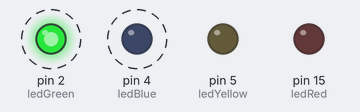
The program below on a simulated MicroPython board. On the bench: output pins drawn as LEDs (lit = HIGH). Dashed ring = blinking.

Above: at 0.07 s.
Timing chart, 0 to 3.0 s (numbered marks = the images above):
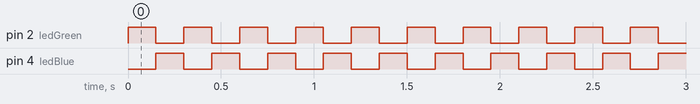

Measured:
- by itself, pin 2 (ledGreen), pin 4 (ledBlue): alternates HIGH for 0.15 s and LOW for 0.15 s

The program:

00_rtt_rr.py
```python
from machine import Pin
import time

ledRed = Pin(15, Pin.OUT)
ledGreen = Pin(2, Pin.OUT)
ledBlue = Pin(4, Pin.OUT)
ledYellow = Pin(5, Pin.OUT)

def toggle(pin):
    if pin.value():
        pin.off()
    else:
        pin.on()

def task1():
    toggle(ledBlue)

def task2():
    toggle(ledGreen)

ledRed.off()
ledGreen.off()
ledBlue.on()
ledYellow.off()

while True:
    # Run the first task
    task1()

    # Run the second task
    task2()

    # Delay 150 ms
    time.sleep_ms(150)
```
